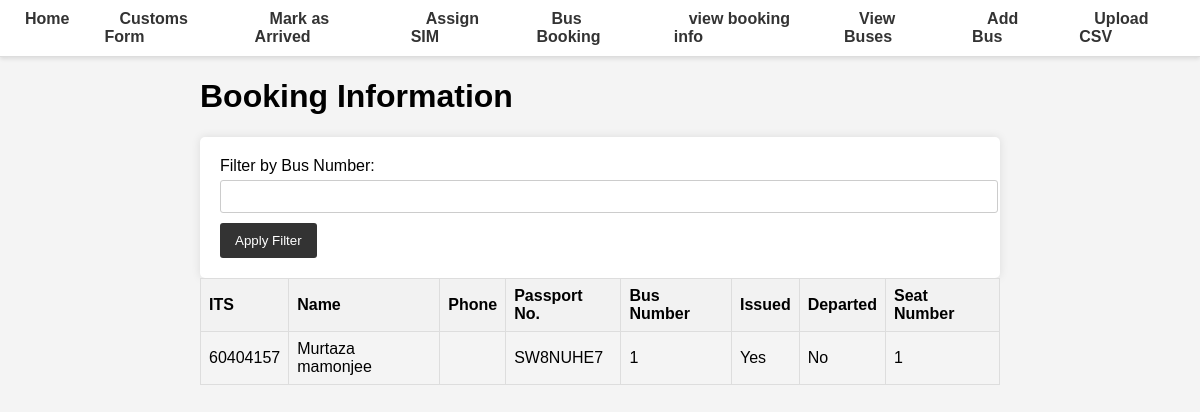
/view-booking-info/, run on an earlier commit of the app's database.
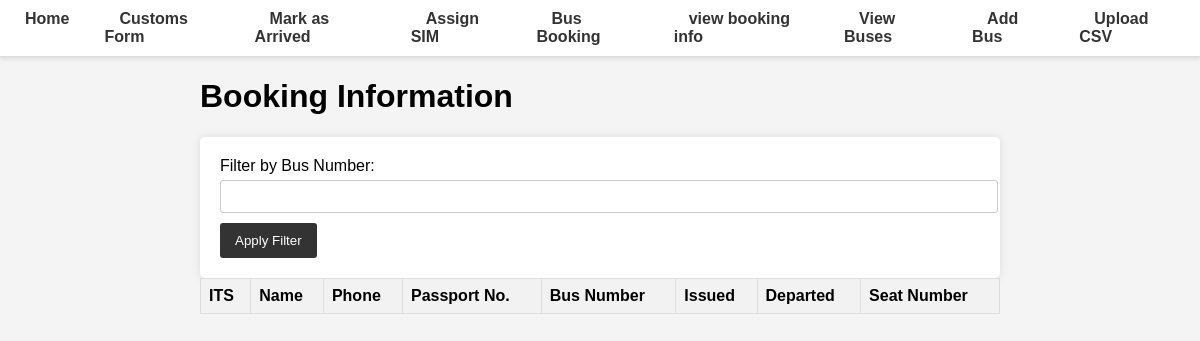
And on a later commit of the database.
### database.py (models this page shows, shortened)
class BookingInfo(Base):
    __tablename__ = "booking_info"
    Mode = Column(Integer, primary_key=True, index=True)
    ITS = Column(Integer, ForeignKey('master.ITS'), primary_key=True, index=True)
    Issued = Column(Boolean)
    Departed = Column(Boolean)
    Self_Issued = Column(Boolean, default=False)
    seat_number = Column(Integer)  # Add seat number column
    bus_number = Column(Integer)  # Add bus number column

class Master(Base):
    __tablename__ = "master"
    ITS = Column(Integer, primary_key=True, index=True)
    first_name = Column(String, index=True)
    middle_name = Column(String, index=True)
    last_name = Column(String, index=True)
    DOB = Column(Date)
    passport_No = Column(String, unique=True, index=True)
    passport_Expiry = Column(Date, index=True)
    Visa_No = Column(String, index=True)
    Mode_of_Transport = Column(String, index=True)
    phone = Column(String, index=True)
    arrived = Column(Boolean, default=False)
    timestamp = Column(DateTime, default=func.now())

### main.py (the view)
@app.get("/view-booking-info/", response_class=HTMLResponse)
async def view_booking_info(request: Request, bus_number: Optional[int] = Query(None), db: Session = Depends(get_db)):
    if bus_number:
        booking_info = db.query(BookingInfo, Master).join(Master).filter(BookingInfo.bus_number == bus_number).all()
    else:
        booking_info = db.query(BookingInfo, Master).join(Master).all()
    return templates.TemplateResponse("view_booking_info.html", {"request": request, "booking_info": booking_info})

### templates/view_booking_info.html
{% extends "base.html" %}
{% block content %}
<h1>Booking Information</h1>
<form method="get" action="/view-booking-info/">
    <label for="bus_number">Filter by Bus Number:</label>
    <input type="number" id="bus_number" name="bus_number">
    <button type="submit">Apply Filter</button>
</form>
<table>
    <thead>
        <tr>
            <th>ITS</th>
            <th>Name</th>
            <th>Phone</th>
            <th>Passport No.</th>
            <th>Bus Number</th>
            <th>Issued</th>
            <th>Departed</th>
            <th>Seat Number</th>
        </tr>
    </thead>
    <tbody>
        {% for booking, master in booking_info %}
        <tr>
            <td>{{ booking.ITS }}</td>
            <td>{{ master.first_name }} {{ master.last_name }}</td>
            <td>{{ master.phone }}</td>
            <td>{{ master.passport_No }}</td>
            <td>{{ booking.bus_number }}</td>
            <td>{{ "Yes" if booking.Issued else "No" }}</td>
            <td>{{ "Yes" if booking.Departed else "No" }}</td>
            <td>{{ booking.seat_number }}</td>
        </tr>
        {% endfor %}
    </tbody>
</table>
{% endblock %}

### templates/base.html (shortened to what this page needs)
<!DOCTYPE html>
<html lang="en">
<head>
    <link rel="stylesheet" href="/static/styles.css">
</head>
<body>
    <nav>
        <ul>
            <li><a href="/home/">Home</a></li>
            <li><a href="/master-form">Customs Form</a></li>
            <li><a href="/mark-as-arrived-form/">Mark as Arrived</a></li>
            <li><a href="/assign-sim-form">Assign SIM</a></li>
            <li><a href = "/bus-booking/">Bus Booking </a></li>
            <li><a href="/view-booking-info/">view booking info</a></li>
            <li><a href="/view-buses/">View Buses</a></li>
            <li><a href="/add-bus/">Add Bus</a></li>
            <li><a href="/upload-csv/">Upload CSV</a></li>
        </ul>
    </nav>
    <div class="container">
        {% block content %}{% endblock %}
    </div>
</body>
</html>

### static/styles.css (style rules this page uses)
body { font-family: Arial, sans-serif; margin: 0; padding: 0; background-color: #f4f4f4; }
nav { background-color: #fff; border-bottom: 1px solid #ddd; padding: 10px; display: flex; justify-content: center; box-shadow: 0 2px 4px rgba(0, 0, 0, 0.1); }
nav ul { list-style: none; margin: 0; padding: 0; display: flex; gap: 20px; }
nav ul li { display: inline; }
nav a { color: #333; text-decoration: none; font-weight: bold; padding: 10px 15px; border-radius: 3px; transition: background-color 0.3s, color 0.3s; }
.container { max-width: 800px; margin: 0 auto; }
form { background-color: #fff; padding: 20px; border-radius: 5px; box-shadow: 0 0 10px rgba(0, 0, 0, 0.1); }
form label { display: block; margin-bottom: 5px; }
form input, form select { width: 100%; padding: 8px; margin-bottom: 10px; border: 1px solid #ccc; border-radius: 3px; }
form button { background-color: #333; color: #fff; padding: 10px 15px; border: none; border-radius: 3px; cursor: pointer; transition: background-color 0.3s; }
table { width: 100%; border-collapse: collapse; margin-bottom: 20px; }
table, th, td { border: 1px solid #ddd; }
th, td { padding: 8px; text-align: left; }
th { background-color: #f2f2f2; }

What changed in the data, as far as the page shows it:
removed BookingInfo: ITS "60404157", first_name "Murtaza", last_name "mamonjee", passport_No "SW8NUHE7", bus_number "1", Issued "Yes", Departed "No", seat_number "1"
